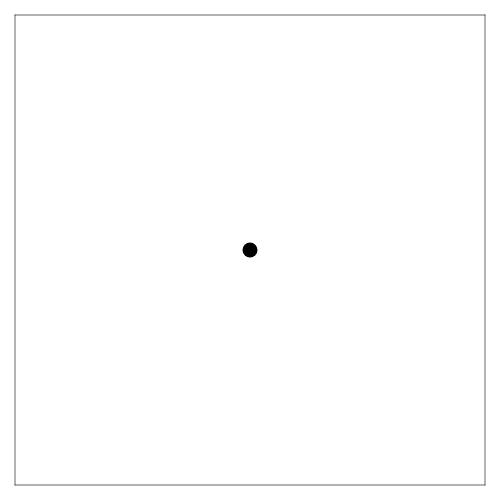
Frame 1 (no input)
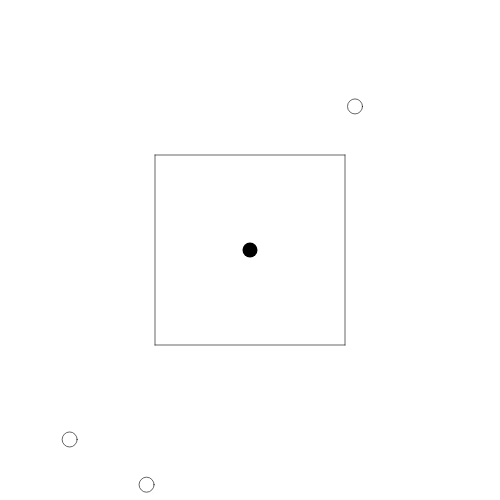
Frame 60 (no input)
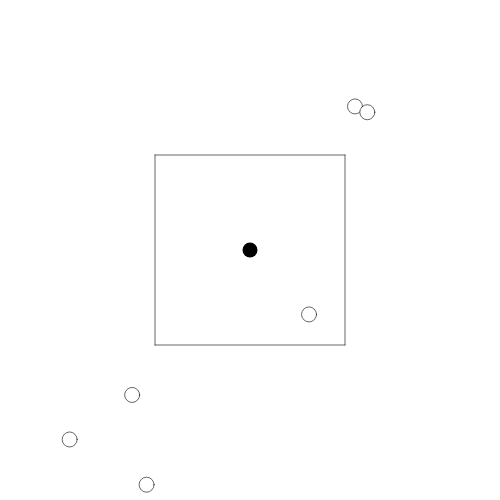
Frame 120 (the mouse pressed at the canvas centre since frame 60)

The p5.js sketch that drew these frames (run headless with seeded random() and noise() and a simulated clock; from frame 60 on, the mouse is pressed at the canvas centre):

// p5.js sketch
// ── sketch.js
//for the ellipses
var ellipseX_each, ellipseY_each;
var ellipse_array = [];//pile up the ellipse_count
var ellipse_count = 0;//++ with the frames until totalellipses
var totalellipses = 20;
var ellipseR = 15;
//for the barrier
var bool = new p5.Vector(0,0);
//movement
var speed = 6;

//getting all the ellipse pos
var ellipse_array_all = [];//an array that stores all the data

//if controller hit it or not?
var controllerR = 15;
var controller = new p5.Vector(250, 250);//position
var addx = new p5.Vector(7, 0);
var addy = new p5.Vector(0, 7);

//inner barrier (result of random)
var pointsX = [];//points for the barrier
var pointsY = [];//points for the barrier
var varr = 10;//var for the first square animation
var pointnum = 4;//how many points are there gonna be at first?


//different framerates / speeds / animations
var keyframe = 0;
var currentime = 0;
var updateRate = 16.66;
var smallellipse_rate = 333;//change this to change the framerate of random ellipses
var debug = 0.1;//theoretically this should work but it needs to be modified, smallellipse_rate is not supposed to be changed right now.

//physics engine = collision class
var direction = new p5.Vector(0,0);
var direction2 = new p5.Vector(0,0);//bet
var passme = []; //to pass the count during collision (to check which one is being hitting)
var passcount = 0; //adds up in the passme array
var passme_each = -1;//set this to -1 so the if statement wouldnt be initialized at first
var ellipse_vector = new p5.Vector(0,0);//v between ellipses and controller
var ellipse_vector2 = new p5.Vector(0,0);//v between ellipses and ellipses
var distEC = 0; //distance between ellipses and controller
var distEE = 0; //distance between ellipses and ellipses
var collisionTimeWindow = updateRate;//debug



function setup() {
  createCanvas(500,500);
}

function draw() {
  frameRate(80);
  background(255);
  
  //update ellipse_array per frame(the drawing part not the calculation part)
  ellipseX_each = random(5, 495);
  ellipseY_each = random(5, 495);
  for(i = 0; i < totalellipses - 1; i ++){
      fill(255);
      stroke(0.4);
    if(ellipse_array[i]){
    ellipse(ellipse_array[i].x, ellipse_array[i].y, ellipseR, ellipseR);
    
       ellipse_array[i].x += ellipse_array[i].dx*speed;
       ellipse_array[i].y += ellipse_array[i].dy*speed;
      
    }
    
  }
  
  
  //for the ellipses (updated 5 fps)
  if(currentime >= smallellipse_rate*keyframe){
    if(keyframe > 1000/smallellipse_rate-debug){
      keyframe = 0;
    }else{
      smallellipse();
      keyframe ++;
    }
    //print(1000/smallellipse_rate);
  }
  
  //getting all the ellipse pos (updated 60 fps)
  gettingellipsepos_all(ellipseX_each, ellipseY_each);
  
  //controller class (updated 60 fps)
  controllerclass();
  
  //physics class (updated 60 fps)
  physicsclass();
  
  //split different classes in different framerates
  timeManager();
  
}


function timeManager(){
  currentime += updateRate;
  if(currentime >= 1000){
    currentime = 0;
  }
}

function smallellipse(){
  fill(0,0,255);
  ellipse_array[ellipse_count] = {"x": ellipseX_each, "y": ellipseY_each, "dx": 0, "dy": 0, "id": ellipse_count};//original speed has to be 0
  //ellipse_array[ellipse_count].d is a pvector that contains the collision speed
  if(ellipse_count < totalellipses){
  ellipse_count ++;
  }
}

function gettingellipsepos_all(xx, yy){
  for (i=0; i<ellipse_count; i++){
    ellipse_array_all[i] = { "x": xx, "y": yy};
  }
}

function keyPressed(){
  if (keyCode === 65) {//left
    //print("left");
    controller.sub(addx);
  } else if (keyCode === 68) {//right
    //print("right");
    controller.add(addx);
  }
  if (keyCode === 87) {//up
    controller.sub(addy);
    //print("up");
  } else if (keyCode === 83) {//down
    controller.add(addy);
    //print("down");
  }
}

function controllerclass(){
  fill(0);
  noStroke();
  ellipse(controller.x, controller.y, controllerR, controllerR);
  
  //moving barrier code goes here
    pointsX[0] = 5 + varr;
    pointsY[0] = 5 + varr;
    pointsX[1] = 495 - varr;
    pointsY[1] = 5 + varr;
    pointsX[2] = 495 - varr;
    pointsY[2] = 495 - varr;
    pointsX[3] = 5 + varr;
    pointsY[3] = 495 - varr;
    stroke(0);
    strokeWeight(0.6);
    line(pointsX[0],pointsY[0],pointsX[1],pointsY[1]);
    line(pointsX[1],pointsY[1],pointsX[2],pointsY[2]);
    line(pointsX[2],pointsY[2],pointsX[3],pointsY[3]);
    line(pointsX[3],pointsY[3],pointsX[0],pointsY[0]);
    if(varr < 150){
      varr += 5;
    }
    
}

function physicsclass(){
  if(ellipse_array){
    for(i=0; i< totalellipses - 1; i++){
      var hasCollided1 = false;
      if(ellipse_array[i]){
        //print(ellipse_array[i].x);//this is the data you ALWAYS need
        
      //distance checking
          // stroke(0);
          // strokeWeight(1);
          // line(ellipse_array[i].x, ellipse_array[i].y, controller.x, controller.y);
      distEC = int(dist(ellipse_array[i].x, ellipse_array[i].y, controller.x, controller.y));
      
        //collision between ellipses and controller
        if(distEC < (ellipseR + controllerR)/2){
          //print("collide");
        //for some reason this act weird if i put it outside of this if statement
        // so I have a complete different system outside, that repeats this step
        //at the same time don't fuck up this thing
          ellipse_vector.set(ellipse_array[i].x, ellipse_array[i].y);
          direction = ellipse_vector.sub(controller);
          direction.normalize();
          ellipse_array[i].dx = direction.x;
          ellipse_array[i].dy = direction.y;
        }
      

      
        //collision between ellipses and wall
        if (ellipse_array[i].x < 3 || ellipse_array[i].x > 497 ){
          //print("collide");
          ellipse_array[i].dx *= -1;
          hasCollided1 = true;
        }else{
          ellipse_array[i].dx *= 1;
        }
        
        if (ellipse_array[i].y < 3 || ellipse_array[i].y > 497 ){
          //print("collide");
          ellipse_array[i].dy *= -1;
          hasCollided1 = true;
        }else{
          ellipse_array[i].dy *= 1;
        }
        
        if(hasCollided1){
          break;
        }
        
      }
    }
  }
}
